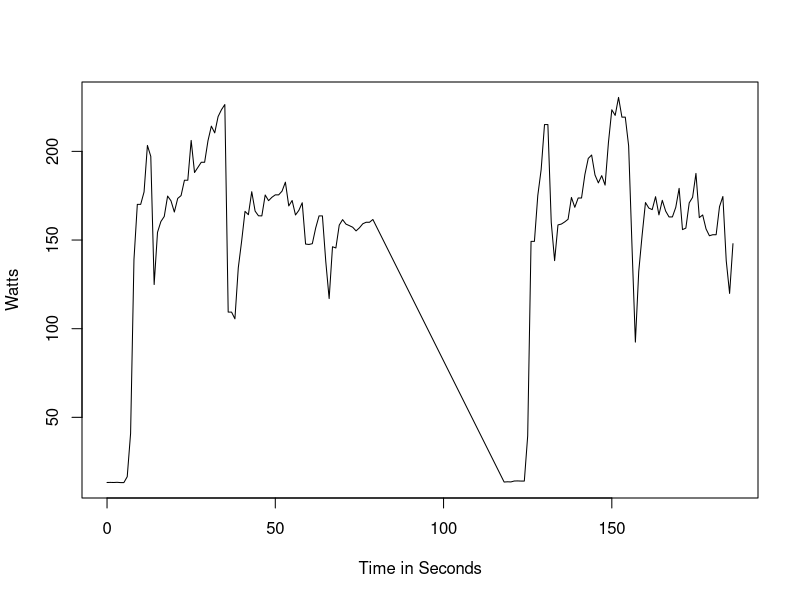

This figure's R source:
# Set the working directory
setwd("/Users/mac/Desktop/Programming/COMP9596//DroneData")

# Read the data
data <- read.csv(file="14.csv", header=TRUE, sep=",")

# Convert date column to Date object
data$Date <- as.POSIXct(data$Date)

# Extract the data from column name to plot
data.toPlot <- data[data$Battery > 18,]

# Calculate the difference of each time point to the first (in seconds)
data.toPlot$TimeDiff <- data.toPlot$Date - data.toPlot$Date[1]

# Since TimeDiff is a time/date object, convert it to a numeric and store this as an extra column in data frame
data.toPlot$TimeDiffValue <- as.numeric(data.toPlot$TimeDiff)

# Multiple current and voltage to get Power
data.toPlot$Power <- as.double(-(data.toPlot$Current/1000) * data.toPlot$Voltage/1000)

ppi <- 200
png(file=paste("14Power", ".png", sep=""), height=7*ppi, width=9*ppi, res=ppi)

plot(x=data.toPlot$TimeDiffValue, y=data.toPlot$Power, type="l", xlab="Time in Seconds", ylab="Watts", lty=1, col="Black")
#abline(a = mean(data.toPlot$Power), b= 0, col="red")
#legend("topright", legend=c("Mean Watts = 154.5845"), pch=1, lty=1, lwd=3)

#lm(data.toPlot$Power ~ data.toPlot$TimeDiffValue)
dev.off()